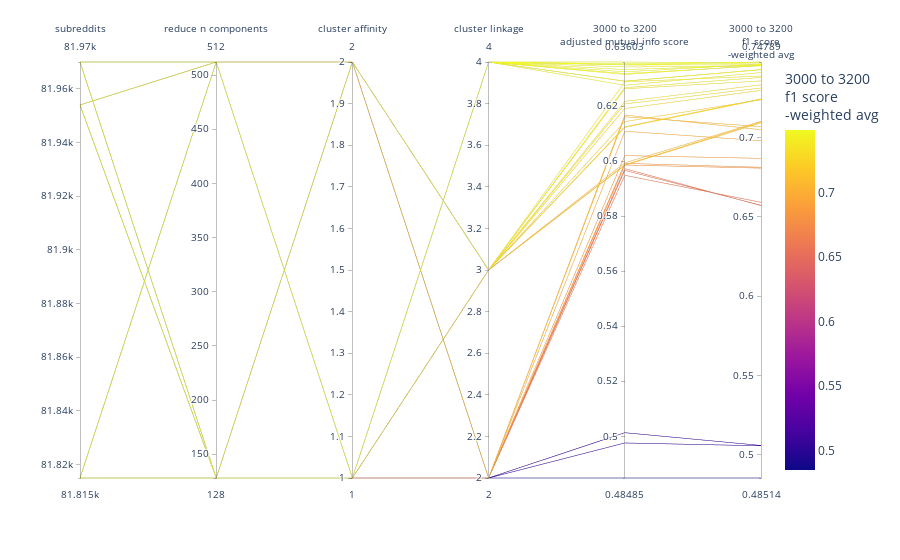

The code cell stored with this chart in its notebook:
### Markdown cell above
Plot w/o normalized norm (it only changes `ward` linkage)

### Code cell
l_cols_plot_raw_ = l_parallel_params + l_parallel_metrics_3k
l_cols_plot_clean_ = [rename_col_for_display(c) for c in l_cols_plot_raw_]
df_plot_ = (
    df_mlf_clustering_candidates[l_cols_plot_raw_]
    .fillna({'params._pipe-reduce__n_components': 512})  # for SVD nulls
    .rename(columns={c: rename_col_for_display(c) for c in l_cols_plot_raw_})
    .reset_index(drop=True)
)
# remap cluster linkage so it shows up in plot
col_linkage_clean = 'cluster linkage'
col_affinity_clean = 'cluster affinity'
col_comp_clean = 'reduce n components'
df_plot_[col_linkage_clean] = df_plot_[col_linkage_clean].replace(d_linkage_to_num)
df_plot_[col_affinity_clean] = df_plot_[col_affinity_clean].replace(d_affinity_to_num)
df_plot_[col_comp_clean] = df_plot_[col_comp_clean].astype(int).replace(d_comp_to_num)
print(f"Linkage names:\n  {d_num_to_linkage}")
print(f"Affinity names:\n  {d_num_to_affinity}")
print(f"Component names:\n  {d_num_to_comp}")

# df_plot_ = df_plot_.drop('subreddits', axis=1)
fig = px.parallel_coordinates(
    df_plot_,
    color=l_cols_plot_clean_[-1],
    # dimensions=l_cols_plot_clean_,
    # labels={},
    # color_continuous_scale=px.colors.diverging.Tealrose,
    # color_continuous_midpoint=2
)
fig.show()

### Figure 1 — Plotly figure (JSON) as saved in the notebook; plotly's stock layout.template omitted (floating-point values rounded to 4 significant figures)
{"data": [{"dimensions": [{"label": "subreddits", "values": [81815, 81815, 81954, 81954, 81970, 81970, 81815, 81815, 81954, 81954, 81970, 81970, 81815, 81954, 81815, 81954, 81970, 81970, 81815, 81815, 81954, 81970, 81970, 81954, 81815, 81815, 81954, 81815, 81815, 81954, 81954, 81954, 81970, 81970, 81970, 81970]}, {"label": "reduce n components", "values": [128, 512, 128, 512, 128, 512, 128, 512, 128, 512, 128, 512, 128, 512, 512, 128, 128, 512, 512, 128, 128, 512, 128, 512, 128, 512, 128, 512, 128, 128, 512, 512, 128, 128, 512, 512]}, {"label": "cluster affinity", "values": [1, 1, 1, 1, 1, 1, 2, 2, 2, 2, 2, 2, 1, 1, 1, 1, 1, 1, 2, 2, 2, 2, 2, 2, 1, 1, 1, 1, 1, 1, 1, 1, 1, 1, 1, 1]}, {"label": "cluster linkage", "values": [2, 2, 2, 2, 2, 2, 2, 2, 2, 2, 2, 2, 3, 3, 3, 3, 3, 3, 3, 3, 3, 3, 3, 3, 4, 4, 4, 4, 4, 4, 4, 4, 4, 4, 4, 4]}, {"label": "3000 to 3200<br>adjusted mutual info score<br>", "values": [0.5949, 0.4976, 0.5966, 0.5013, 0.5973, 0.4849, 0.6161, 0.602, 0.6109, 0.5986, 0.6168, 0.5992, 0.6144, 0.5987, 0.5994, 0.6125, 0.6123, 0.5985, 0.6217, 0.6288, 0.6263, 0.6208, 0.6267, 0.6191, 0.636, 0.6325, 0.6349, 0.6291, 0.6333, 0.6354, 0.6315, 0.629, 0.635, 0.6342, 0.6318, 0.6276]}, {"label": "3000 to 3200<br>f1 score<br>-weighted avg<br><br>", "values": [0.6593, 0.5055, 0.6574, 0.5057, 0.6572, 0.4851, 0.7071, 0.687, 0.6982, 0.6809, 0.7051, 0.6814, 0.724, 0.71, 0.7104, 0.7246, 0.7243, 0.7094, 0.7335, 0.7391, 0.7359, 0.7315, 0.7381, 0.73, 0.7473, 0.7465, 0.7461, 0.7432, 0.7458, 0.7479, 0.7457, 0.743, 0.7473, 0.7455, 0.7455, 0.7412]}], "domain": {"x": [0, 1], "y": [0, 1]}, "line": {"color": [0.6593, 0.5055, 0.6574, 0.5057, 0.6572, 0.4851, 0.7071, 0.687, 0.6982, 0.6809, 0.7051, 0.6814, 0.724, 0.71, 0.7104, 0.7246, 0.7243, 0.7094, 0.7335, 0.7391, 0.7359, 0.7315, 0.7381, 0.73, 0.7473, 0.7465, 0.7461, 0.7432, 0.7458, 0.7479, 0.7457, 0.743, 0.7473, 0.7455, 0.7455, 0.7412], "coloraxis": "coloraxis"}, "name": "", "type": "parcoords"}], "layout": {"autosize": true, "coloraxis": {"colorbar": {"title": {"text": "3000 to 3200<br>f1 score<br>-weighted avg<br><br>"}}, "colorscale": [[0, "#0d0887"], [0.1111, "#46039f"], [0.2222, "#7201a8"], [0.3333, "#9c179e"], [0.4444, "#bd3786"], [0.5556, "#d8576b"], [0.6667, "#ed7953"], [0.7778, "#fb9f3a"], [0.8889, "#fdca26"], [1, "#f0f921"]]}, "legend": {"tracegroupgap": 0}, "margin": {"t": 60}}}
